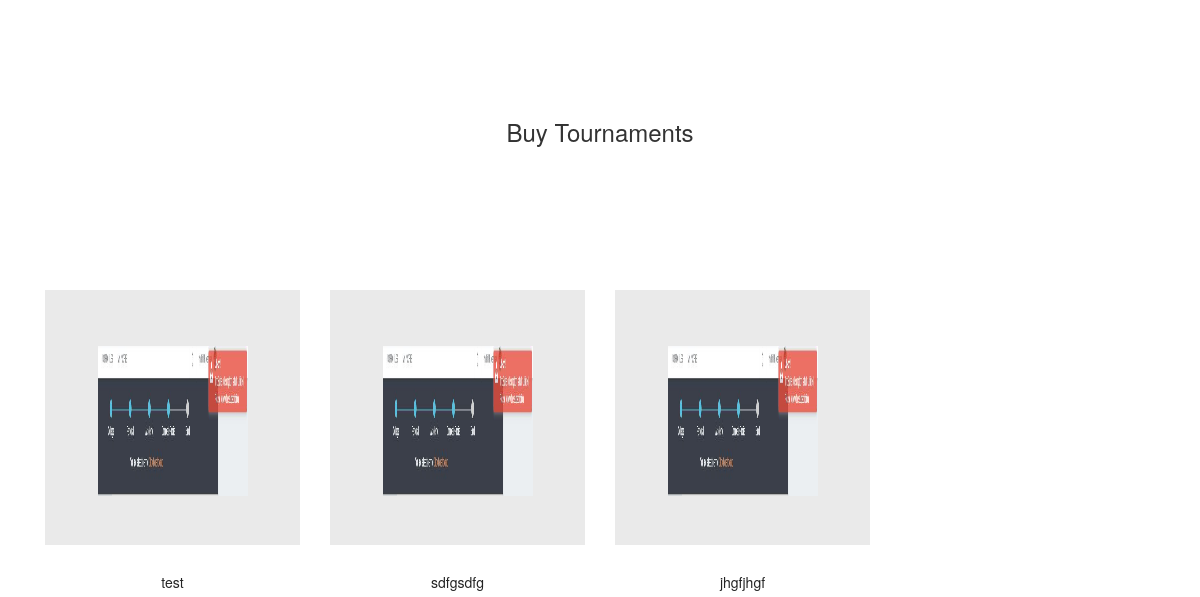
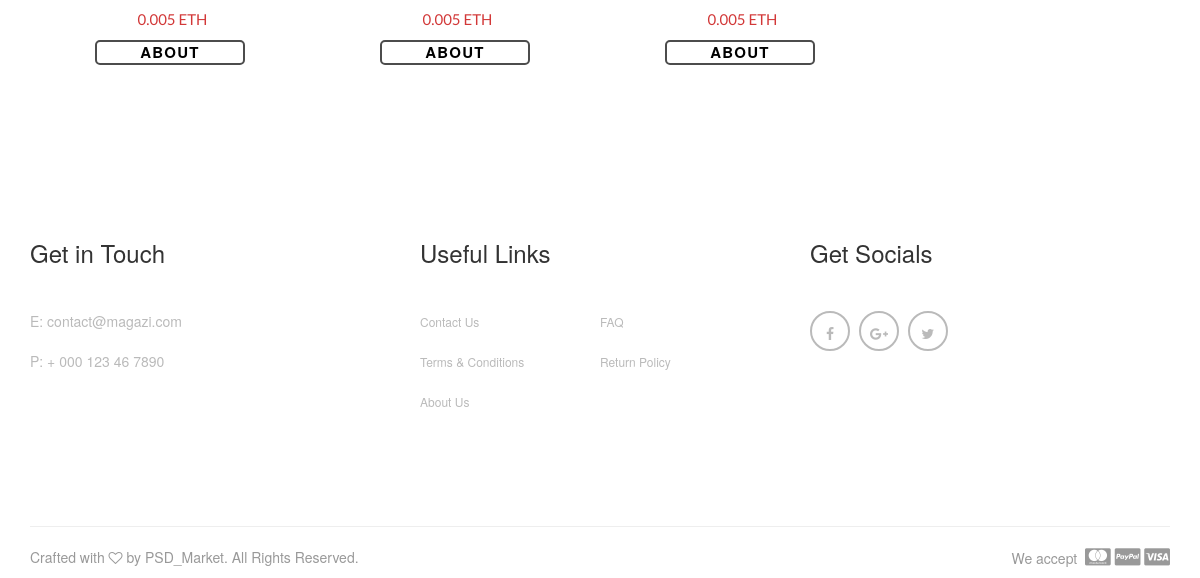
/ (lower part), run on an earlier commit of the app's database (2 pictures, top to bottom).
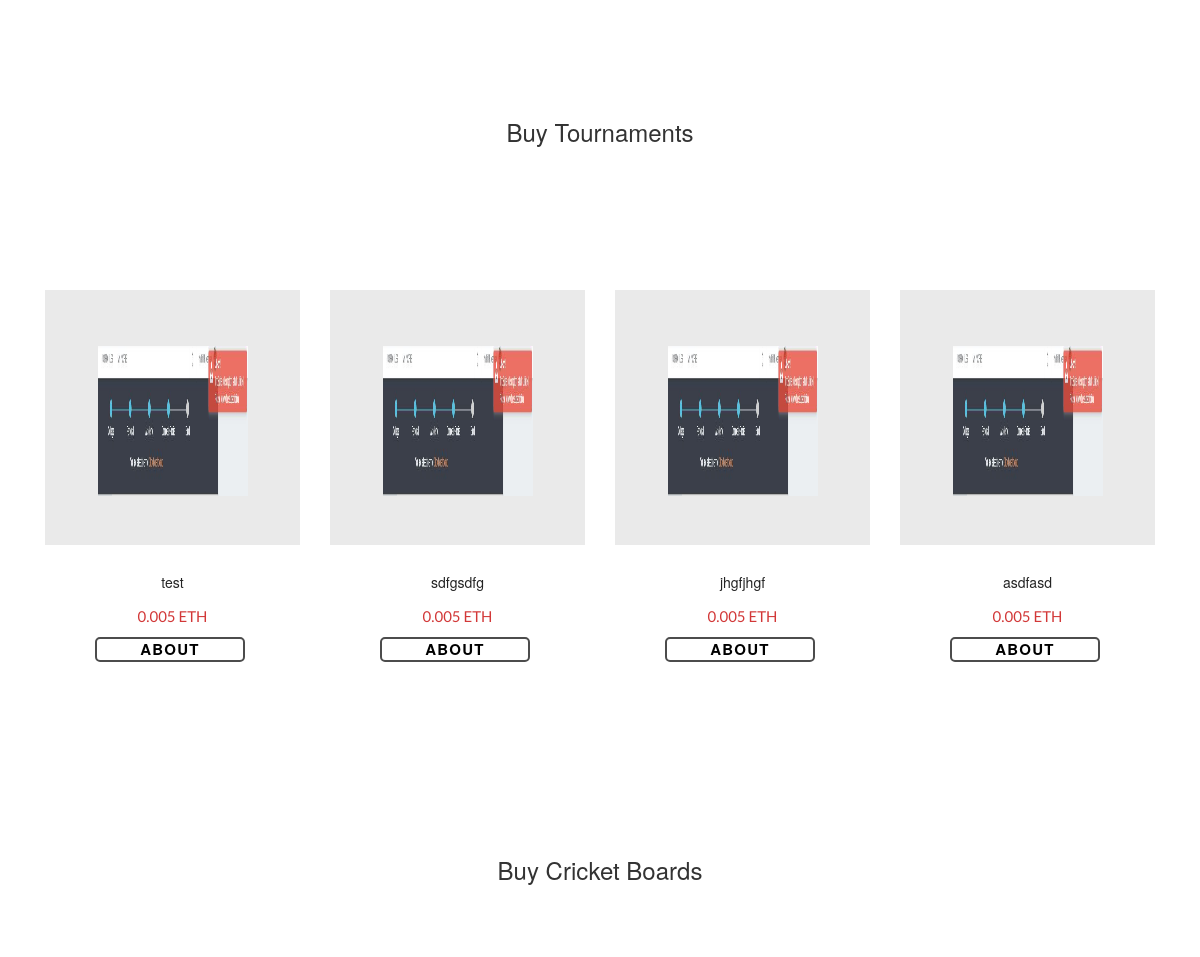
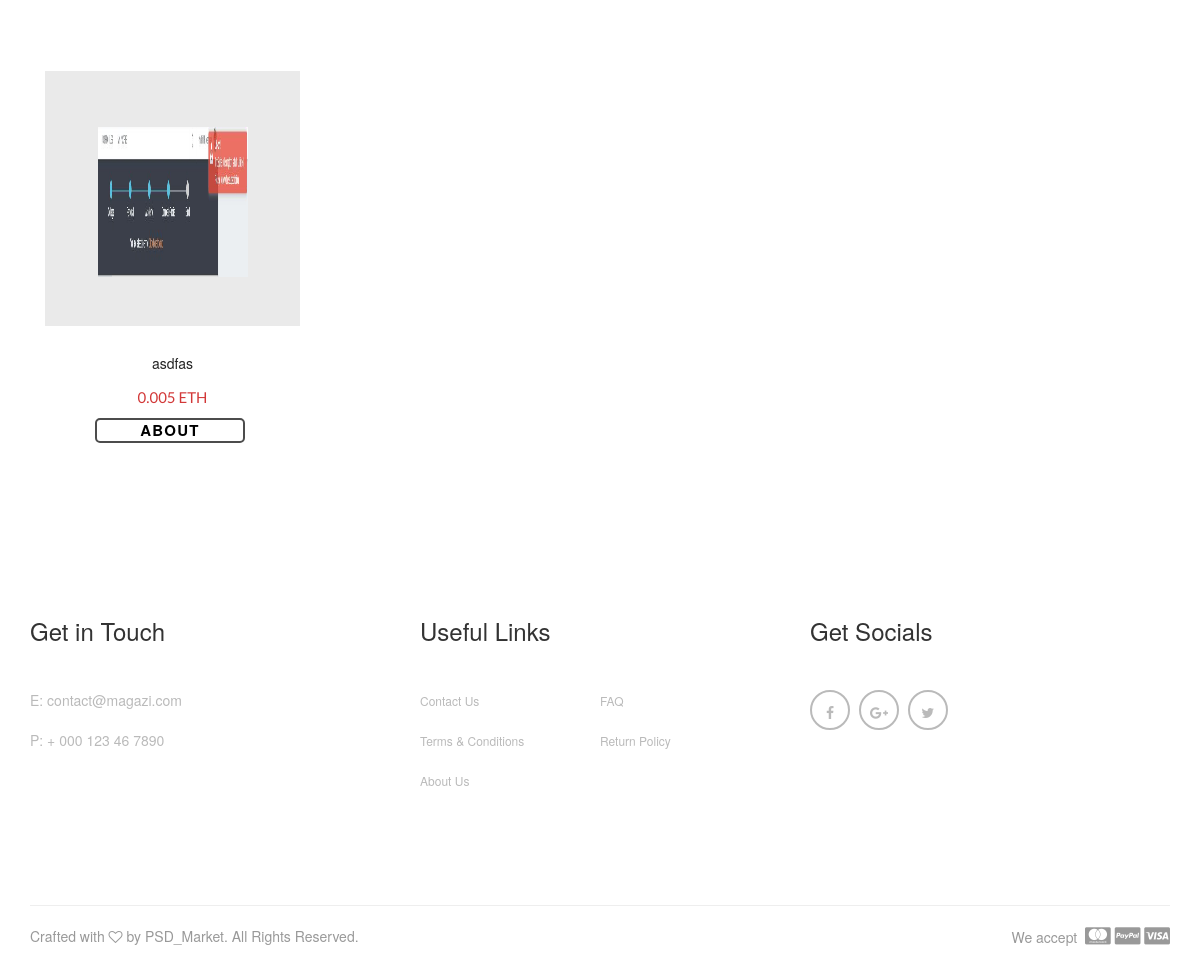
And on a later commit of the database (2 pictures, top to bottom).
### website/models.py (models this page shows, shortened)
class Card(models.Model):
    CARD_TYPES = (
        ("Player", 'Player'),
        ("Owner", 'Owner'),
        ("Tournament", 'Tournament'),
        ("Board", 'Board'),
        ("Country", 'Country'),
        ("ICC", 'ICC'),
    )
    card_type = models.CharField(
        max_length=11,
        choices=CARD_TYPES,
        default="Player"
    )
    name = models.CharField(max_length=100, null=False)
    description = models.TextField(max_length=3000)
    transactions = 0
    owner = models.CharField(max_length=50, default="Unassigned")
    last_bid = models.FloatField(default=0)
    eth_id = models.IntegerField(null=True, blank=True)
    image = models.ImageField(null=True, blank=True)
    icc_ranking = models.IntegerField(blank=True, null=True)
    country = models.CharField(max_length=100, null=True, blank=True)
    ipl_team = models.CharField(max_length=100, null=True, blank=True)

### website/views.py (the view)
# urls.py: path('', views.home, name='home'),
def home(request):
    all_players = Card.objects.all().filter(card_type=text_s[0])
    all_owners = Card.objects.all().filter(card_type=text_s[1])
    all_tournaments = Card.objects.all().filter(card_type=text_s[2])
    all_boards = Card.objects.all().filter(card_type=text_s[3])
    all_countries = Card.objects.all().filter(card_type=text_s[4])
    all_iccs = Card.objects.all().filter(card_type=text_s[5])
    context = {
        "players": all_players[:5],
        "owners": all_owners[:5],
        "tournaments": all_tournaments[:5],
        "boards": all_boards[:5],
        "countries": all_countries[:5],
        "iccs": all_iccs[:5],
        "categories": text_p[:5],
    }
    return render(request, 'website/index.html', context)

### website/context_processors.py (called while the page is built)
def marketplace_items_context(request):
    return {
        'marketplace_items': marketplace_item_list,
        'multiplier': multiplier,
        'buy_form': BuyForm,
    }

### website/templates/website/index.html (shortened to what the changed rows need)
{% extends 'website/base.html' %}
{% load staticfiles %}
{% load custom_tags %}
{% block content %}
    <main>
        {% if tournaments %}
            <div class="section-slick-slider padding-bottom-50">
                <div class="container">
                    <div class="magazi-carousel">
                        {% for item in tournaments %}
                            <div class="col-md-3 col-sm-6 col-xs-12 magazi-product text-center">
                                <div class="magazi-product-inner">
                                    {% if item.image %}
                                        <div class="magazi-product-thumb">
                                            <img width="150" height="150" src="{{ item.image.url }}" alt="product-3" />
                                            <a href="#" class="magazi-overlay"></a>
                                        </div>
                                    {% endif %}
                                    <div class="magazi-product-detail">
                                        <h1>
                                            <a href="#">{{ item.name }}</a>
                                        </h1>
                                        <p>
                                            <span>{{ item.last_bid }}&nbsp;ETH</span>
                                        </p>
                                        <div class="buy">
                                            <a style="list-style-type: none; color: black;" href="{% url "tournament" item_id=item.id %}"><span>About</span></a>
                                        </div>
                                    </div>
                                </div>
                            </div>
                        {% endfor %}
                    </div>
                </div>
            </div>
        {% endif %}
        {% if boards %}
            <div class="magazi-section-title text-center margin-top-100 margin-bottom-100">
                <div class="container">
                    <div class="row">
                        <div class="col-xs-12">
                            <h3>Buy Cricket Boards</h3>
                        </div>
                    </div>
                </div>
            </div>
            <div class="section-slick-slider padding-bottom-50">
                <div class="container">
                    <div class="magazi-carousel">
                        {% for item in boards %}
                            <div class="col-md-3 col-sm-6 col-xs-12 magazi-product text-center">
                                <div class="magazi-product-inner">
                                    {% if item.image %}
                                        <div class="magazi-product-thumb">
                                            <img width="150" height="150" src="{{ item.image.url }}" alt="product-3" />
                                            <a href="#" class="magazi-overlay"></a>
                                        </div>
                                    {% endif %}
                                    <div class="magazi-product-detail">
                                        <h1>
                                            <a href="#">{{ item.name }}</a>
                                        </h1>
                                        <p>
                                            <span>{{ item.last_bid }}&nbsp;ETH</span>
                                        </p>
                                        <div class="buy">
                                            <a style="list-style-type: none; color: black;" href="{% url "board" item_id=item.id %}"><span>About</span></a>
                                        </div>
                                    </div>
                                </div>
                            </div>
                        {% endfor %}
                    </div>
                </div>
            </div>
        {% endif %}
    </main>
{% endblock %}

What changed in the data, as far as the page shows it:
added Card: image (picture), name "asdfasd", last_bid "0.005", shown under "Buy Tournaments"
added Card: image (picture), name "asdfas", last_bid "0.005", shown under "Buy Cricket Boards"
Also different on the page:
text now shown: "Buy Cricket Boards"
